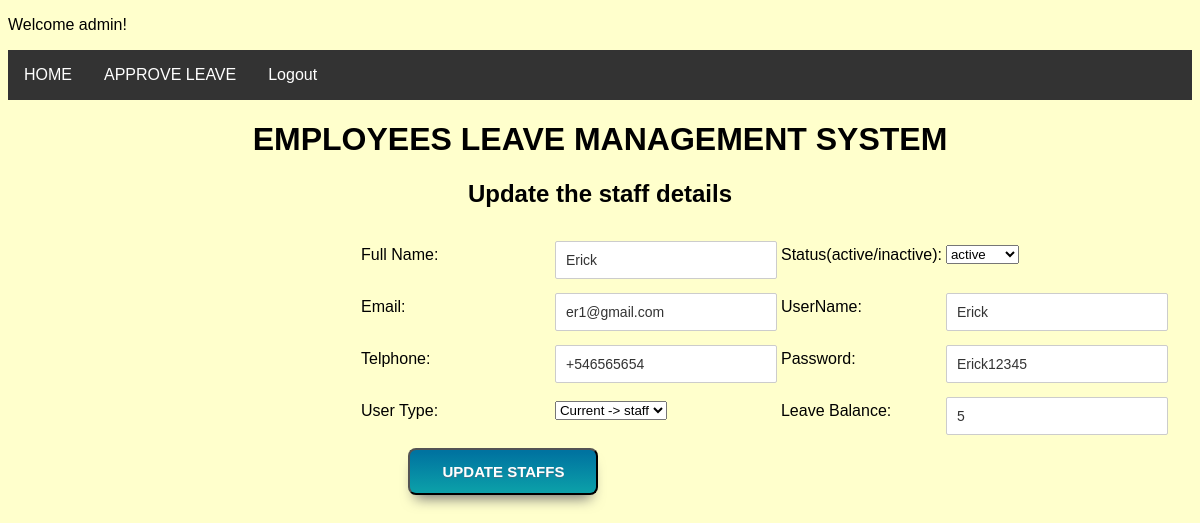
Screenshot of /updatestaffs.php?UserID=13 (signed in) with the database file from the repository.
### tables this page shows
CREATE TABLE IF NOT EXISTS `users` (
  `UserID` int(11) NOT NULL AUTO_INCREMENT,
  `FullName` varchar(100) NOT NULL,
  `Telphone` varchar(40) NOT NULL,
  `Email` varchar(40) NOT NULL,
  `Status` varchar(40) NOT NULL,
  `User_Type` varchar(40) NOT NULL,
  `Usernames` varchar(40) NOT NULL,
  `Passwords` varchar(40) NOT NULL,
  `LeaveBalance` int(20) NOT NULL,
  PRIMARY KEY (`UserID`)
);

### updatestaffs.php (the view, shortened to what this page needs)
<?php
include_once("db.php");
?>
<?php
$UserID = $_GET['UserID'];
$result = mysqli_query($con, "SELECT * FROM users WHERE UserID=$UserID");
while($res = mysqli_fetch_array($result))
{
    $FullName = $res['FullName'];
    $Telphone = $res['Telphone'];
    $Email = $res['Email'];
	$Status = $res['Status'];
    $User_Type = $res['User_Type'];
    $Usernames = $res['Usernames'];
	 $Passwords = $res['Passwords'];
	 $LeaveBalance = $res['LeaveBalance'];
}
?>
<!DOCTYPE html>
<html>
<head>
<link href="style.css" rel="stylesheet">
</head>
<body>
<p align="left">Welcome <?php echo $_SESSION['Usernames']; ?>!</p>
<ul>
  <li><a href="index.php">HOME</a></li>
  <li><a href="approveleave.php">APPROVE LEAVE </a></li>
  <li><a href="logout.php">Logout</a></li>
</ul>
<div>
<h1 align="center">EMPLOYEES LEAVE  MANAGEMENT SYSTEM</h1>
<h2 align="center">Update the staff details</h2>
<div id="form" style="padding-left:350px">
<form action="updatestaffs.php" method="post" name="form1">
        <table width="99%" border="0" align="left">
            <tr>
                <td width="12%">Full Name:</td>
              <td width="14%"><input type="text" name="FullName" value="<?php echo $FullName;?>" required/></td>
				                <td width="5%">Status(active/inactive):</td>
              <td width="69%">
			  <select name="Status">
				<option value="<?php echo $Status;?>"><?php echo $Status;?></option>
			  </select></td>
            </tr>
            <tr>
                <td>Email:</td>
                <td><input type="text" name="Email" value="<?php echo $Email;?>" required/></td>
				<td>UserName:</td>
                <td><input type="text" name="Usernames"  value="<?php echo $Usernames;?>" required/></td>
            </tr>
            <tr>
                <td>Telphone:</td>
                <td><input type="text" name="Telphone" value="<?php echo $Telphone;?>" required></td>
		                <td>Password:</td>
                <td><input type="text" name="Passwords" value="<?php echo $Passwords;?>" required/></td>
            </tr>
			<tr>
            <td>User Type:</td>
                <td>
				<select name="User_Type">
				<option value="<?php echo $User_Type;?>" disabled selected>Current -> <?php echo $User_Type;?></option>
			  </select>
				</td>
				 <td>Leave Balance:</td>
                <td><input type="text" name="LeaveBalance" value="<?php echo $LeaveBalance;?>" required/></td>
            </tr>
			<tr>
            <td><input type="submit" name="update" width="60%" value="UPDATE STAFFS"></td>
                <td><input type="hidden" name="UserID" value=<?php echo $_GET['UserID'];?>></td>
				 <td></td>
                 <td></td>
			</tr>
    </table>
  </form>
  </div>
</div>
</body>
</html>

### style.css (style rules this page uses)
body { font-family:Arial, Sans-Serif; }
#form { background: none; width: auto; height: auto; }
input[type='text'], input[type='email'], input[type='password'],input[type='textarea'] { width: 200px; border-radius: 2px; border: 1px solid #CCC; padding: 10px; color: #333; font-size: 14px; margin-top: 10px; }
input[type='submit'] { margin: 5% 25%; box-shadow: 0px 10px 14px -7px #6e6e6e; background: linear-gradient(to bottom, #0073a0 5%, #0ca1a9 100%); background-color: #ad728b; border-radius: 8px; display: inline-block; cursor: pointer; color: #ffffff; font-family: Arial; font-size: 15px; font-weight: bold; padding: 13px 32px; text-decoration: none; text-shadow: 0px 1px 0px #3d768a; }
ul { list-style-type: none; margin: 0; padding: 0; overflow: hidden; background-color: #333333; }
li { float: left; }
li a { display: block; color: white; text-align: center; padding: 16px; text-decoration: none; }
body { background-image: url("https://www.creativefabrica.com/wp-content/uploads/2020/05/08/Abstract-Website-Background-with-Squares-Graphics-4067055-1.jpg") !important; }

### updatestaffs.php (style rules this page uses)
body { background-color:#FFFFCC; }
ul { list-style-type: none; margin: 0; padding: 0; overflow: hidden; background-color: #333333; }
li { float: left; }
li a { display: block; color: white; text-align: center; padding: 16px; text-decoration: none; }

### rows the page displays
users: FullName "Erick", Status "active", Email "er1@gmail.com", Usernames "Erick", Telphone "+546565654", Passwords "Erick12345", LeaveBalance "5"

### other values shown
$_SESSION['Usernames'] "admin"
